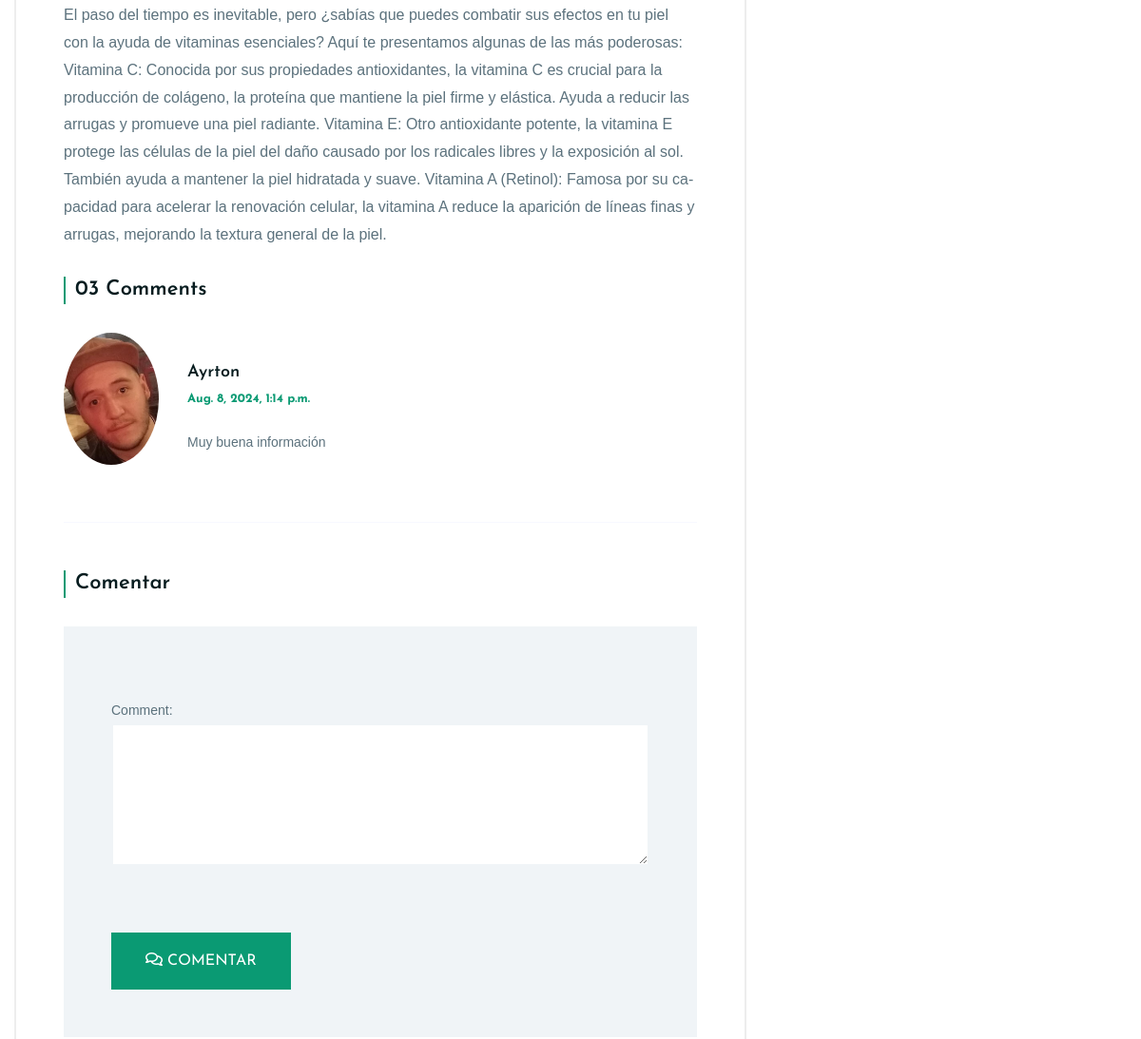
The page /publicacion-detail/6/ (middle part) on the database as committed earlier.
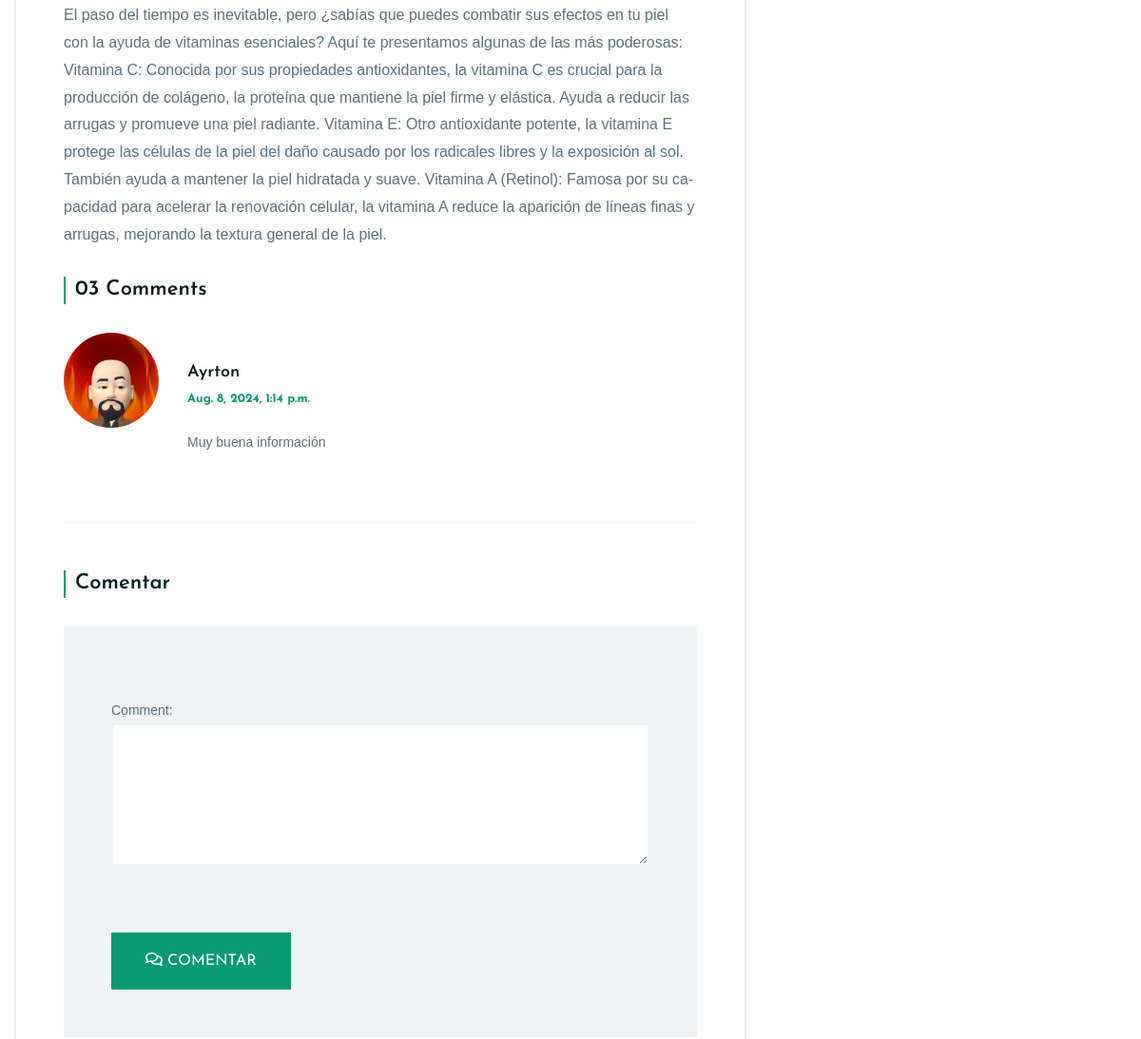
The same page on the database as committed later.
### Vicodin/models.py (models this page shows, shortened)
class Comentario(models.Model):
    user = models.ForeignKey(User, on_delete=models.CASCADE)
    blog = models.ForeignKey(Blog, on_delete=models.CASCADE)
    comment = models.TextField()
    date = models.DateTimeField(auto_now_add=True)

### users/models.py (models this page shows, shortened)
class Imagen(models.Model):
    user = models.OneToOneField(User, on_delete=models.CASCADE)
    imagen = models.ImageField(upload_to='imagenes', null=True, blank = True)

### Vicodin/views.py (the view, shortened to what this page needs)
# urls.py: path('publicacion-detail/<int:pk>/', views.PublicacionDetailView.as_view(), name="PublicacionDetail"),
class PublicacionDetailView(FormMixin, DetailView):
    model = Blog
    template_name = "Vicodin/vbc/publicacion_detail.html"
    form_class = ComentarioForm
    def get_context_data(self, **kwargs):
        context = super().get_context_data(**kwargs)
        context['comentarios'] = Comentario.objects.filter(blog=self.get_object())
        context['form'] = self.get_form()
        return context

### Vicodin/forms.py
class ComentarioForm(forms.ModelForm):
    class Meta:
        model = Comentario
        fields = ['comment']

### Vicodin/templates/Vicodin/vbc/publicacion_detail.html (shortened to what this page needs)
{% extends 'Vicodin/base.html' %}
{% load static %}
{% block main %}
<div class="ltn__page-details-area ltn__blog-details-area mb-120">
    <div class="container">
        <div class="row">
            <div class="col-lg-8">
                <div class="ltn__blog-details-wrap">
                    <div class="ltn__page-details-inner ltn__blog-details-inner">
                        <br>
                        <p>{{blog.body}}</p>
                        <div class="ltn__comment-area mb-50">
                            <h4 class="title-2">03 Comments</h4>
                            <div class="ltn__comment-inner">
                                <ul>
                                    {% for comentario in comentarios %}
                                        <li>
                                            <div class="ltn__comment-item clearfix">
                                                <div class="ltn__commenter-img">
                                                    {% if comentario.user.imagen %}
                                                        <img src="{{ comentario.user.imagen.imagen.url }}" alt="Image">
                                                        {% else %}
                                                        <img src="{% static 'Vicodin/assets/img/default-avatar.png' %}" alt="Image">
                                                    {% endif %}
                                                </div>
                                                <div class="ltn__commenter-comment">
                                                    <h6><a href="#">{{ comentario.user.username }}</a></h6>
                                                    <span class="comment-date">{{ comentario.date }}</span>
                                                    <p>{{ comentario.comment }}</p>
                                                </div>
                                            </div>
                                        </li>
                                    {% empty %}
                                        <p>No hay comentarios</p>
                                    {% endfor %}
                                </ul>
                            </div>
                        </div>
                        <hr>
                        <div class="ltn__comment-reply-area ltn__form-box mb-60---">
                            <h4 class="title-2">Comentar</h4>
                            <form method="POST">
                                {{ form.as_p }}
                                <div class="btn-wrapper">
                                    <button class="btn theme-btn-1 btn-effect-1 text-uppercase" type="submit"><i class="far fa-comments"></i>
                                        Comentar</button>
                                </div>
                            </form>
                        </div>
                    </div>
                </div>
            </div>
        </div>
    </div>
    <br>
{% endblock main %}

Rows that differ between the two databases and show on the page:
changed through a linked row, Comentario "Muy buena información": user.imagen.imagen: a different picture
